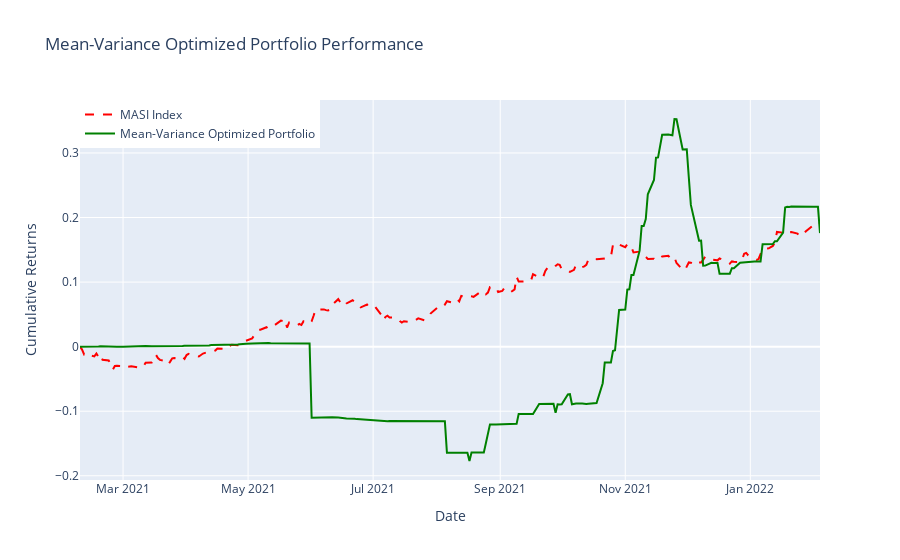

Source (notebook cell):
### Code cell
# Create traces
masi_trace = go.Scatter(x=benchmark_cumulative_returns.index, y=benchmark_cumulative_returns, mode='lines', name='MASI Index', line=dict(dash='dash', color='red'))
mean_variance_trace = go.Scatter(x=mean_variance_portfolio.index, y=mean_variance_portfolio, mode='lines', name='Mean-Variance Optimized Portfolio', line=dict(color='green'))

# Layout
layout = go.Layout(
    title='Mean-Variance Optimized Portfolio Performance',
    xaxis=dict(title='Date'),
    yaxis=dict(title='Cumulative Returns'),
    legend=dict(x=0, y=1, traceorder='normal', font=dict(size=12))
)

# Create figure
fig = go.Figure(data=[masi_trace, mean_variance_trace], layout=layout)

# Show plot
fig.show()

### Figure 1 — Plotly figure (JSON) as saved in the notebook; plotly's stock layout.template omitted (floating-point values rounded to 4 significant figures; data arrays with more than 128 entries replaced by an {"elided": "..."} marker saying what was removed)
{"data": [{"line": {"color": "red", "dash": "dash"}, "mode": "lines", "name": "MASI Index", "type": "scatter", "x": {"elided": "249 str values"}, "y": {"elided": "249 float values"}}, {"line": {"color": "green"}, "mode": "lines", "name": "Mean-Variance Optimized Portfolio", "type": "scatter", "x": {"elided": "249 str values"}, "y": {"elided": "249 float values"}}], "layout": {"legend": {"font": {"size": 12}, "traceorder": "normal", "x": 0, "y": 1}, "title": {"text": "Mean-Variance Optimized Portfolio Performance"}, "xaxis": {"title": {"text": "Date"}}, "yaxis": {"title": {"text": "Cumulative Returns"}}}}
